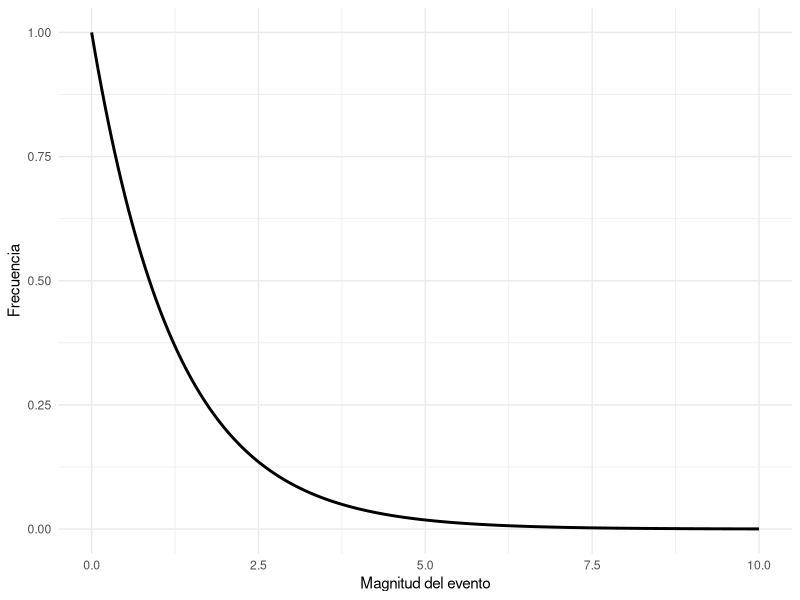
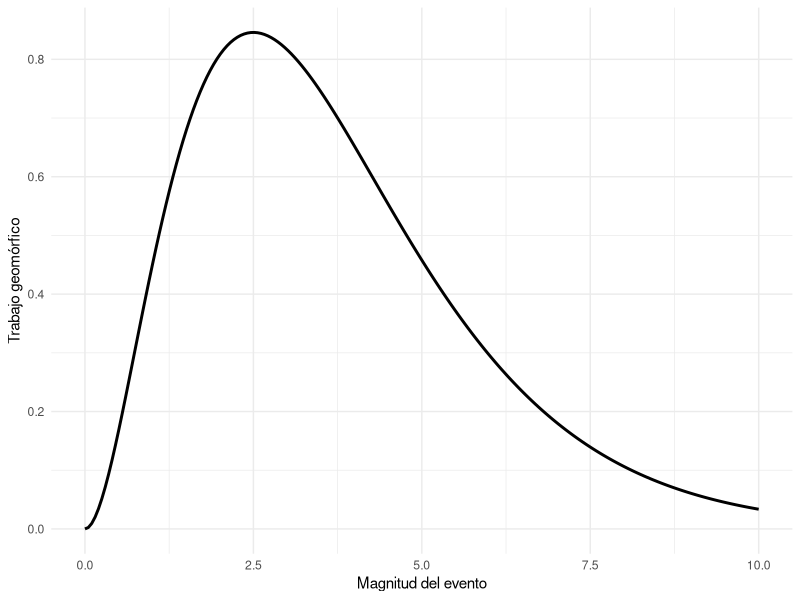

These charts were generated, in order, by the following R code:
## ---- chunk 1
options(htmltools.dir.version = FALSE)
knitr::opts_chunk$set(
  fig.width = 12, 
  fig.height = 8, 
  fig.retina = 3,
  out.width = "100%",
  cache = TRUE,
  echo = FALSE,
  message = FALSE, 
  warning = FALSE,
  hiline = TRUE
)
library(ggplot2)
library(dplyr)
library(knitr)
library(ggrepel)
## ---- chunk 2
library(ggplot2)
set.seed(1)
M <- seq(0,10,length=200)
freq <- exp(-0.8*M)     # distribución de frecuencias (esquemática)
work <- (M^2) * freq    # trabajo geomórfico (esquemático)
DF <- data.frame(M, freq, work)

p1 <- ggplot(DF, aes(M, freq)) + geom_line(size=1) + labs(x='Magnitud del evento', y='Frecuencia') + theme_minimal()
p2 <- ggplot(DF, aes(M, work)) + geom_line(size=1) + labs(x='Magnitud del evento', y='Trabajo geomórfico') + theme_minimal()

print(p1)
## ---- chunk 3
print(p2)
